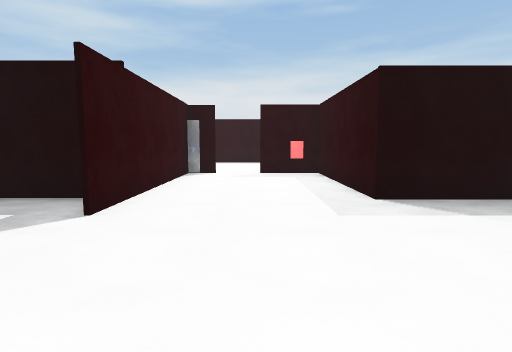
view 1 (above)

21 first-person views from a walk through a scene from a Unity 3-D project. The camera is 1.3 m above the floor, tilts 6° down and sees 80° across. Doors are open. The floor is counted in squares, 1.1 m on a side. Each view is taken from the middle of a square. On the plan, view 1 faces up. The plan holds only what a view shows up to about 13 squares ahead; the rest is blank. The place goes on beyond the plan. The player is left out. Some surface patterns are stand-ins.

view 2
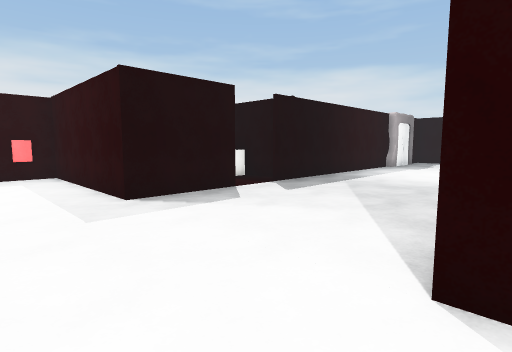

view 3
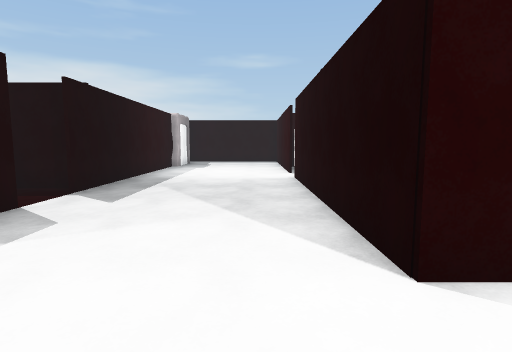

view 4
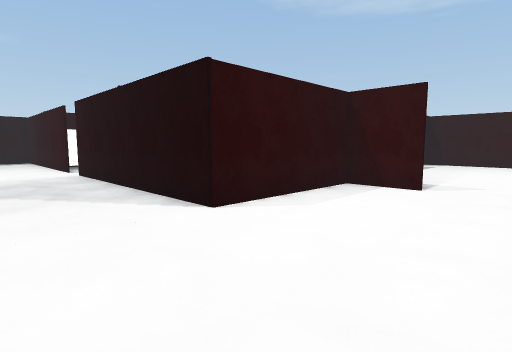

view 5
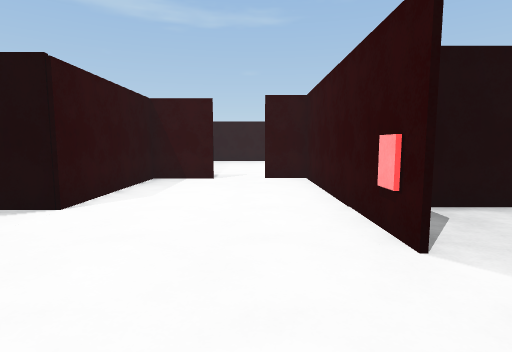

view 6
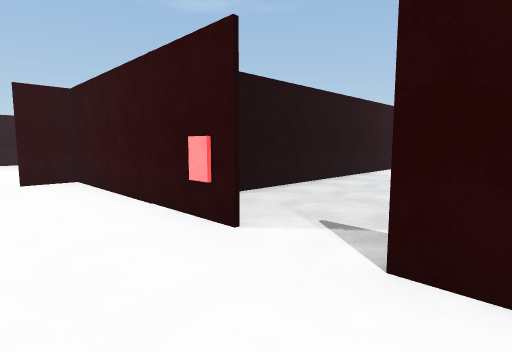

view 7
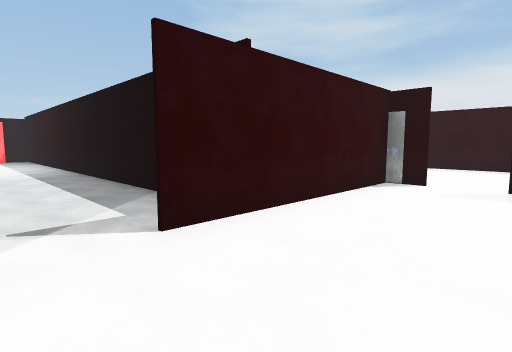

view 8
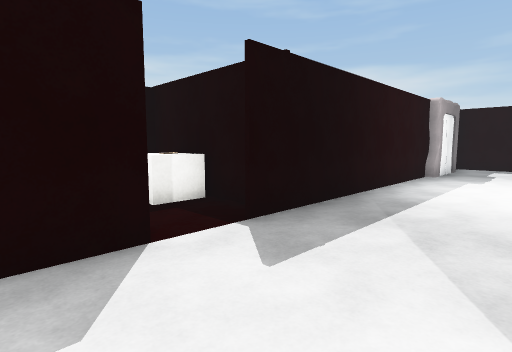

view 9
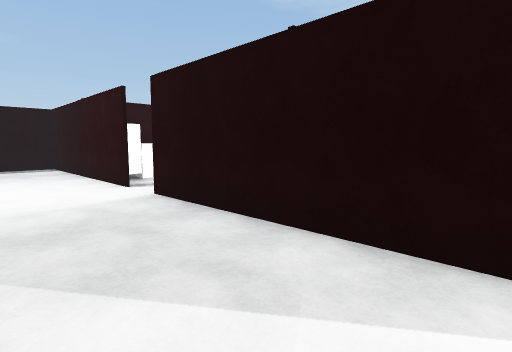

view 10
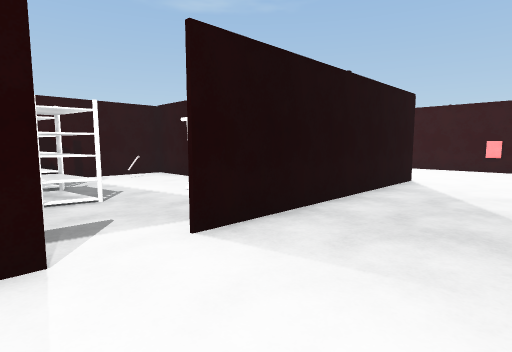

view 11
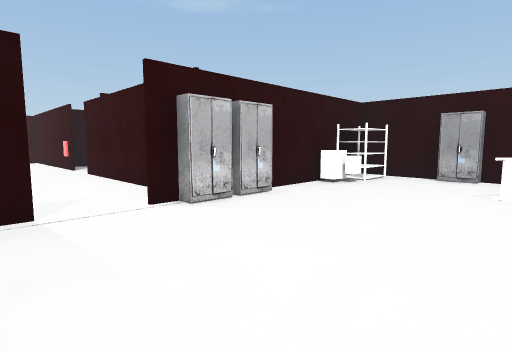

view 12
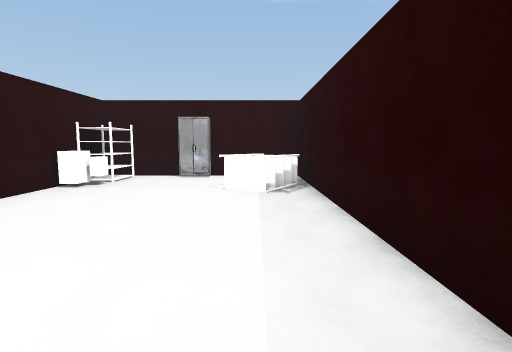

view 13
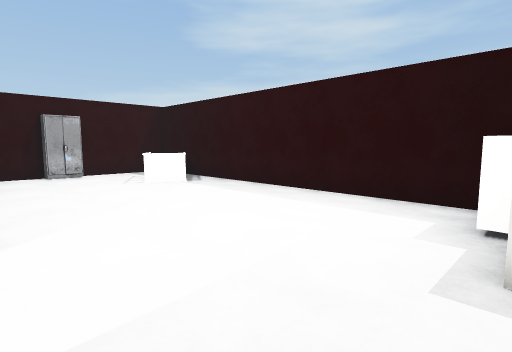

view 14
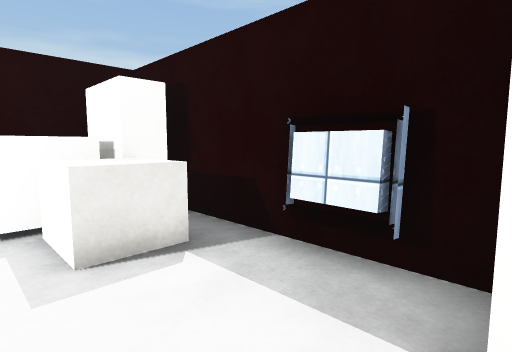

view 15
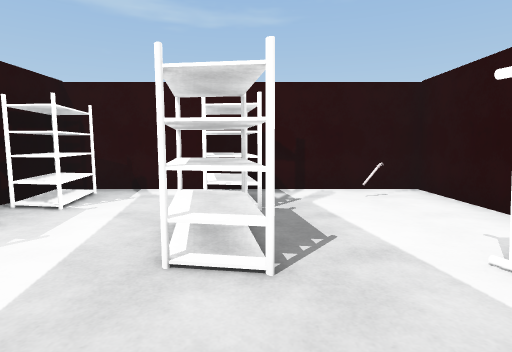

view 16
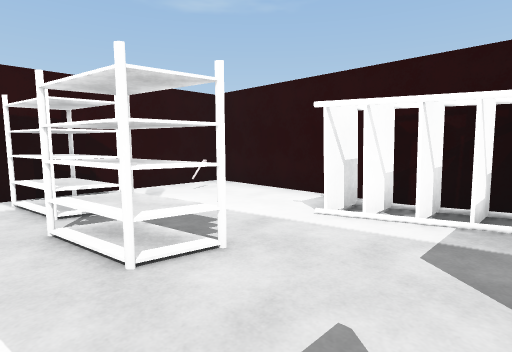

view 17
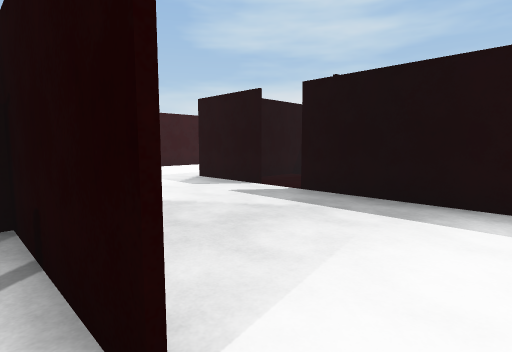

view 18
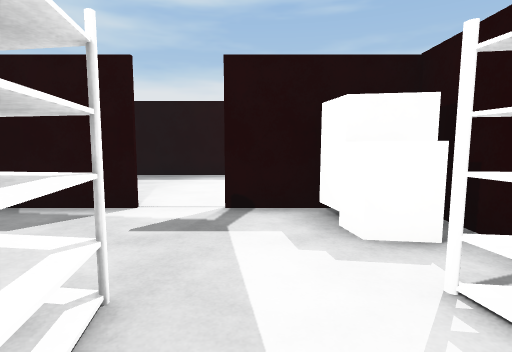

view 19
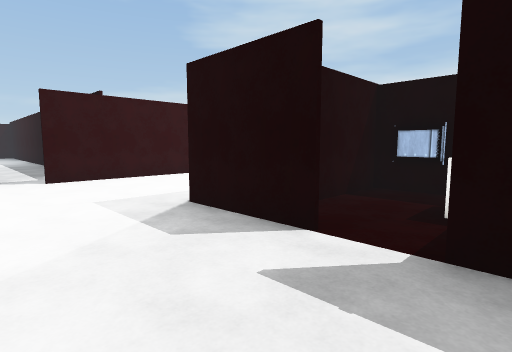

view 20
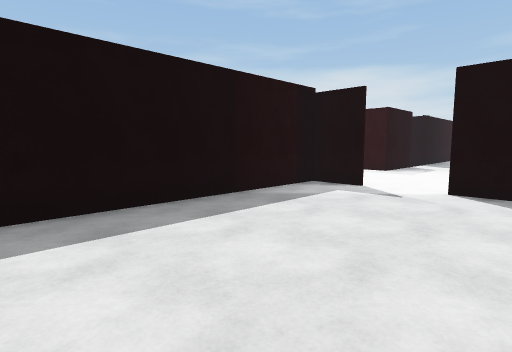

view 21
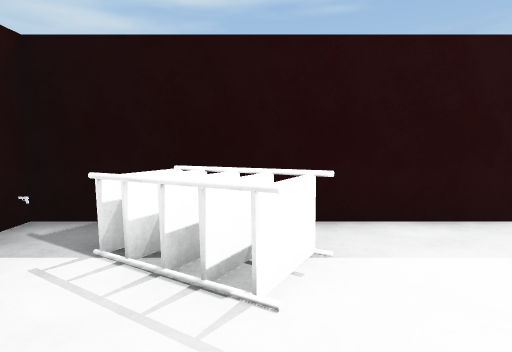

### Floor plan
Points are (right, up) in squares from view 1. A wall is a line through its corners. A room is listed if a view was taken in it or the views show most of it. See-through windows are left out.
Room 1 (views 1, 2, 3, 4, 5, 6, 7, 8, 9, 10, 19)
walls: (5.8, 6.5) (2.5, 6.5) (2.5, 12.3) (0.1, 12.3); (-2.8, 2.9) (-2.8, -4.6) (-1.2, -4.6); (12.4, 0.6) (14.5, 0.6); (0.4, -4.4) (2.5, -4.4) (2.5, 0.6) (10.9, 0.6); (-1.6, 12.3) (-2.4, 12.3); (-2.8, 12.4) (-2.8, 4.9); (15.5, 6.5) (7.2, 6.5)
ways out: open door at (-0.2, 12.4) to room 2; opening at (15, 1) to room 3; open door at (11.5, 1) to room 3; open door at (-3, 4) to room 4; open door at (-0.5, -4); open door at (6, 6.5)
Room 2 (views 11, 12, 13, 14, 21)
walls: (-2.4, 12.5) (-1.6, 12.5); (0.1, 12.5) (0.6, 12.5); (3, 19.6) (-10.4, 19.6) (-10.4, 12.5) (-5.1, 12.5); (4, 13.2) (4, 18.4)
low walls: (-6.2, 18.1) (-8, 19.2) (-8.7, 18.1); (-6.7, 18.5) (-7.5, 17.4); (-7.2, 18.8) (-7.9, 17.6); (-7.6, 19.1) (-8.3, 18) (-6.8, 17.1); (-8.1, 19.3) (-6.4, 18.2) (-7, 17.2) (-8.9, 18.3)
ways out: open door at (-0.2, 12.4) to room 1
objects: cabinet (-11, 15) to (-10, 16); rack (-10, 13) to (-9, 13); other object (-10, 18); block (-8, 13); block (-7, 13); cabinet (-4, 12) to (-4, 13); cabinet (-3, 13); block (2, 16) to (3, 17); block (2, 18) to (2, 19); block (3, 13); block (3, 18) to (3, 19); vent (4, 15)
Room 3 (views 15, 16, 17, 18)
walls: (10.9, 0.5) (6.8, 0.5) (6.8, -8) (15.5, -8); (14.2, 0.5) (12.4, 0.5)
ways out: opening at (15, 1) to room 1; open door at (11.5, 1) to room 1
objects: other object (8, -7); rack (8, -3) to (8, -1); rack (11, -7) to (12, -6); rack (11, -4) to (12, -3); block (14, 0) to (15, 0); rack (15, -7) to (15, -6); rack (15, -4) to (15, -3); block (15, -1)
Room 4 (view 20)
walls: (-11.5, 0.4) (-4.2, 0.4); (-2.9, 4.9) (-2.9, 6.5) (-11.5, 6.5); (-2.9, 1.6) (-2.9, 2.9)
ways out: open door at (-3, 4) to room 1

Where each view was taken, in squares from view 1:
view 1: 0 up, 0 right, facing up
view 2: 0 up, 0 right, facing up-right
view 3: 2 up, 0 right, facing right
view 4: 4 up, 2 left, facing down-right
view 5: 6 up, 1 left, facing down
view 6: 6 up, 0 right, facing down-left
view 7: 3 up, 1 right, facing up-left
view 8: 3 up, 4 right, facing up-right
view 9: 4 up, 4 right, facing down-right
view 10: 4 up, 13 right, facing down-left
view 11: 18 up, 1 right, facing down-left
view 12: 18 up, 1 right, facing left
view 13: 13 up, 2 right, facing up-left
view 14: 13 up, 1 right, facing up-right
view 15: 0 up, 11 right, facing down
view 16: 0 up, 13 right, facing down-left
view 17: 0 up, 12 right, facing up-left
view 18: 5 down, 13 right, facing up
view 19: 3 up, 8 right, facing up-left
view 20: 1 up, 11 left, facing up-right
view 21: 15 up, 7 left, facing up
